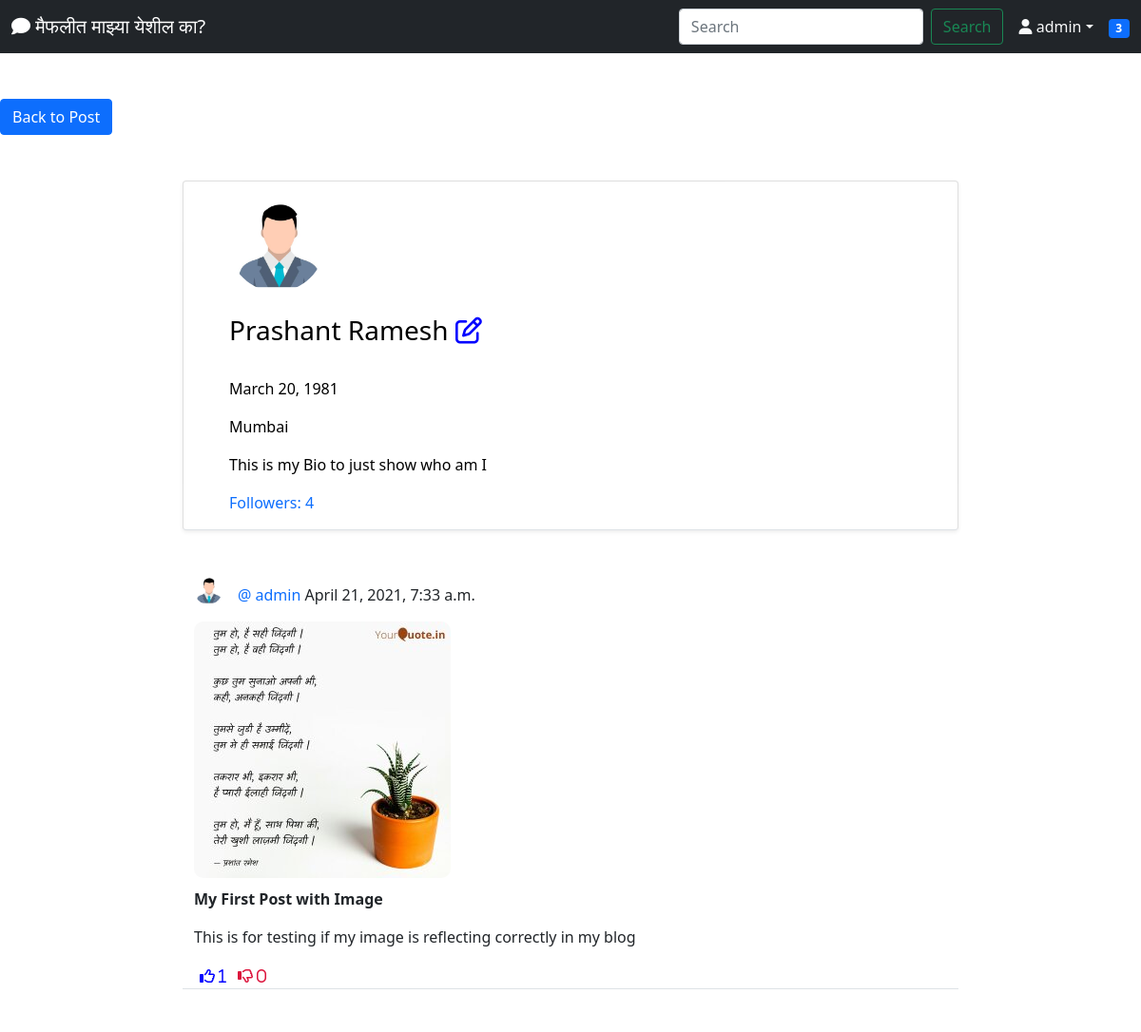
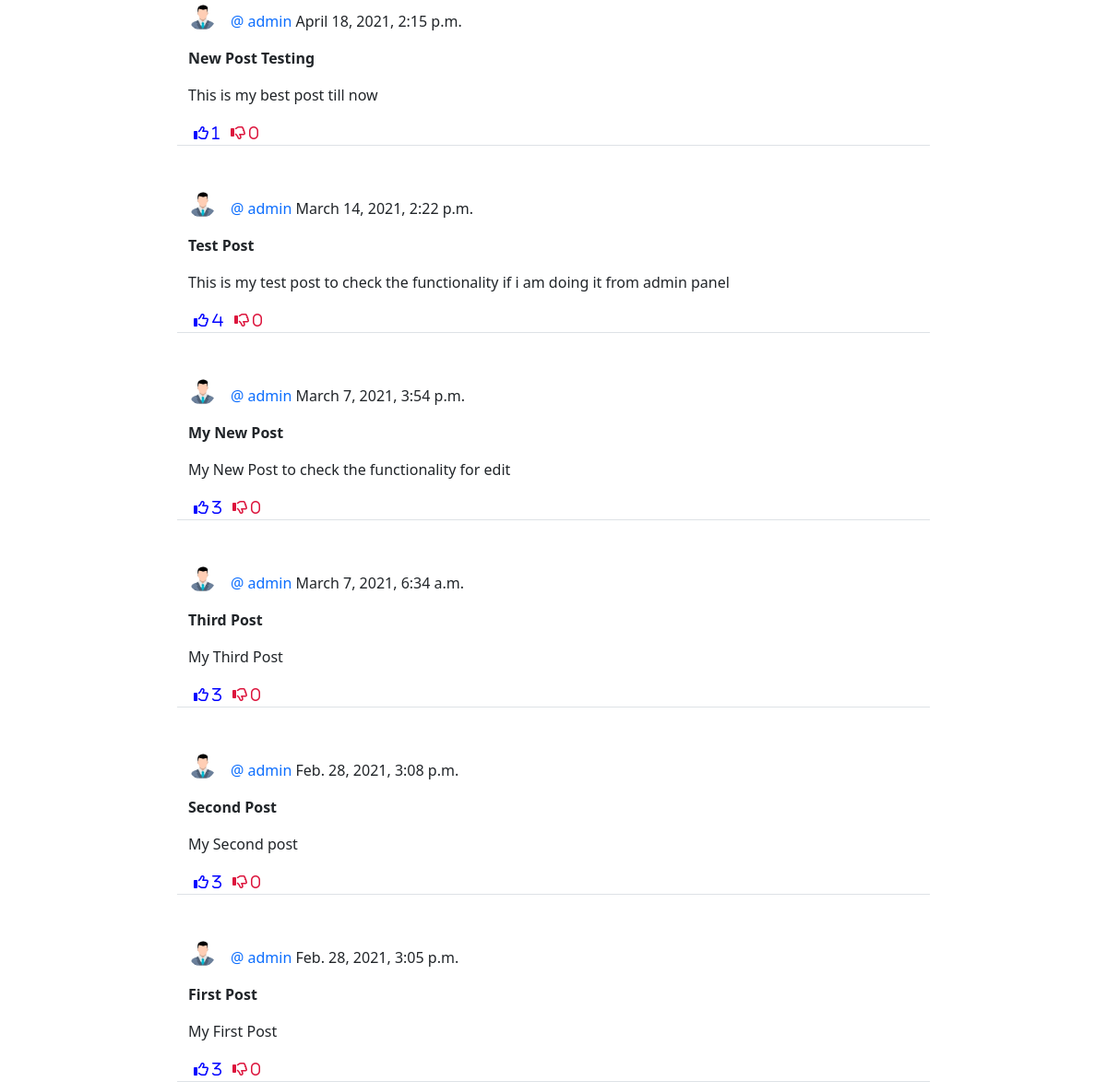
The app's page /blog/profile/1 (signed in) with its own data (2 pictures, top to bottom).
### blog/models.py (models this page shows, shortened)
class UserProfile(models.Model):
    user = models.OneToOneField(User, primary_key=True, verbose_name='user', related_name='profile', on_delete=models.CASCADE)
    name = models.CharField(max_length=30, blank=True, null=True)
    bio = models.TextField(max_length=500, blank=True, null=True)
    birthDate = models.DateField(null=True, blank=True)
    location = models.CharField(max_length=100, blank=True, null=True)
    picture = models.ImageField(upload_to='uploads/profile_Pictures', default='uploads/profile_pictures/defaultuser.png', blank=True)
    followers = models.ManyToManyField(User, blank=True, related_name='followers')

class Post(models.Model):
    title = models.CharField(max_length=255)
    image = models.ImageField(upload_to='uploads/post_photos', blank=True, null=True)
    contents = models.TextField()
    author = models.ForeignKey(User,on_delete=models.CASCADE)
    timeStamp = models.DateTimeField(default=timezone.now)
    likes = models.ManyToManyField(User, blank=True, related_name='likes')
    dislikes = models.ManyToManyField(User, blank=True, related_name='dislikes')

### blog/views.py (the view)
# urls.py: path('profile/<int:pk>', ProfileView.as_view(), name='profile'),
class ProfileView(View):
    def get(self, request, pk, *args, **kwargs):
        profile = UserProfile.objects.get(pk=pk)
        user = profile.user
        posts = Post.objects.filter(author=user).order_by('-timeStamp')
        followers = profile.followers.all()
        if len(followers) == 0:
            is_following = False
        for follower in followers:
            if follower == request.user:
                is_following = True
                break
            else:
                is_following = False
        number_of_followers = len(followers)
        context = {
            'user': user,
            'profile': profile,
            'posts': posts,
            'number_of_followers': number_of_followers,
            'is_following': is_following,
        }
        return render(request, 'blog/profile.html', context)

### landing/templatetags/custom_tags.py (called while the page is built)
@register.inclusion_tag('blog/show_notifications.html', takes_context=True)
def show_notifications(context):
	request_user = context['request'].user
	notifications = Notification.objects.filter(to_user=request_user).exclude(user_has_seen=True).order_by('-date')
	return {'notifications': notifications}

### blog/templates/blog/profile.html (shortened to what this page needs)
{% extends 'landing/base.html' %}
{% block content %}
<div class="home-container">
    <div class="row mt-5">
        <div class="col-md-3 col-sm-6">
            <a href="{% url 'post-list'%}" class="btn btn-primary">Back to Post</a>
        </div>
    </div>
    <div class="row justify-content-center mt-5">
        <div class="card shadow-sm col-md-8 col-sm-12 border-bottom px-5 pt-3">
            <img src="{{ profile.picture.url }}" class="rounded-circle" width="100" height="100"/>
            {% if profile.name %}
            <h3 class="py-4">{{ profile.name }}
                <span>
                    {% if request.user == user %}
                        <a href="{% url 'profile-edit' profile.pk %}" class="edit-colour-blue"><i class="far fa-edit"></i></a>
                    {% endif %}
                </span>
            {% endif %}
            </h3>
            {% if profile.birthDate %}
            <p>{{ profile.birthDate }}</p>
            {% endif %}
            {% if profile.location %}
            <p>{{ profile.location }}</p>
            {% endif %}
            {% if profile.bio %}
            <p>{{ profile.bio }}</p>
            {% endif %}
            <div class="mb-3">
                <a href="{% url 'list-followers' profile.pk %}" class="post-link">Followers: {{ number_of_followers }}</a>
            </div>
            </div>
        </div>
    </div>
{% for post in posts %}
    <div class="row justify-content-center mt-5">
        <div class="col-md-8 col-sm-12 border-bottom position-relative">
            <div>
                <a href="{% url 'profile' post.author.profile.pk %}">
                    <img class="rounded-circle post-img" height=30 width=30 src="{{ post.author.profile.picture.url }}" alt="user"/>
                <p class="post-text">
                    <a class="text-primary post-link" href="{% url 'profile' post.author.profile.pk %}">@ {{post.author}} </a>{{post.timeStamp}}
                </p>
            </div>
            <div class="position-relative">
                {% if post.image %}
                    <img src="{{ post.image.url }}" class="post-image"/>
                {% endif %}
                <p><strong>{{post.title}}</strong></p>
                <p>{{post.contents}}</p>
            </div>
            <div class="d-flex flex-row">
                <form method="POST" action="{% url 'like' post.pk %}">
                    <button class="remove-default edit-colour-blue" type="submit">
                        <i class="far fa-thumbs-up"> <span>{{ post.likes.all.count }}</span></i>
                    </button>
                </form>
                <form method="POST" action="{% url 'dislike' post.pk %}">
                    <button class="remove-default edit-colour-red"type="submit">
                        <i class="far fa-thumbs-down"> <span>{{ post.dislikes.all.count }}</span></i>
                    </button>
                </form>
            </div>
        </div>
    </div>
{% endfor %}
{% endblock content %}

### landing/templates/landing/navbar.html (shortened to what this page needs)
{% load custom_tags %}
 <div class="home-container">
  <nav class="navbar navbar-expand-lg navbar-dark bg-dark">
    <div class="container-fluid">
        <a class="navbar-brand"
          {% if user.is_authenticated %}
            href="{% url 'post-list' %}"
          {% else %}
          href="{% url 'index' %}"
          {% endif %}
        >
            <i class="fas fa-comment"></i>
            मैफलीत माझ्या येशील का?
          </a>
      <div class="collapse navbar-collapse" id="navbarTogglerDemo02">
      <form class="d-flex" method='GET' action={% url 'post-search' %}>
        <input class="form-control me-2" type="search" placeholder="Search" aria-label="Search" name="query" value="{{ request.GET.query }}">
        <button class="btn btn-outline-success" type="submit">Search</button>
      {% if user.is_authenticated %}
      <div class="nav-item dropdown">
        <a class="nav-link dropdown-toggle text-light" data-bs-toggle="dropdown" href="#" role="button" aria-expanded="false"><i class="fas fa-user"></i> {{ request.user }}</a>
      </div>
      <div class="nav-item">
          {% show_notifications %}
      </div>
          {% endif %}
      </div>
    </div>
  </nav>
</div>

### static/style.css (style rules this page uses)
.remove-default { background-color: transparent; border: none; box-shadow: none; }
.edit-colour-red { color: crimson; }
.edit-colour-blue { color:blue; }
.post-link { text-decoration: none; }
.post-text { padding-top: 0.5rem; }
.post-img { float: left; margin-right: 1rem; }
.post-image { max-width: 100%; max-height: auto; border-radius: 10px; margin-bottom: 10px; }
.dropdown { position: relative; display: inline-block; }
.home-container { position: relative; text-align: left; color:black; }

### records on screen
UserProfile: picture (placeholder picture), name "Prashant Ramesh", birthDate "March 20, 1981", location "Mumbai", bio "This is my Bio to just show who am I"
Post: author.profile.picture (placeholder picture), author "admin", timeStamp "April 21, 2021, 7:33 a.m.", image (picture), title "My First Post with Image", contents "This is for testing if my image is reflecting correctly in my blog", likes.all.count "1", dislikes.all.count "0"
Post: author.profile.picture (placeholder picture), author "admin", timeStamp "April 18, 2021, 2:15 p.m.", title "New Post Testing", contents "This is my best post till now", likes.all.count "1", dislikes.all.count "0"
Post: author.profile.picture (placeholder picture), author "admin", timeStamp "March 14, 2021, 2:22 p.m.", title "Test Post", contents "This is my test post to check the functionality if i am doing it from admin panel", likes.all.count "4", dislikes.all.count "0"
Post: author.profile.picture (placeholder picture), author "admin", timeStamp "March 7, 2021, 3:54 p.m.", title "My New Post", contents "My New Post to check the functionality for edit", likes.all.count "3", dislikes.all.count "0"
Post: author.profile.picture (placeholder picture), author "admin", timeStamp "March 7, 2021, 6:34 a.m.", title "Third Post", contents "My Third Post", likes.all.count "3", dislikes.all.count "0"
Post: author.profile.picture (placeholder picture), author "admin", timeStamp "Feb. 28, 2021, 3:08 p.m.", title "Second Post", contents "My Second post", likes.all.count "3", dislikes.all.count "0"
Post: author.profile.picture (placeholder picture), author "admin", timeStamp "Feb. 28, 2021, 3:05 p.m.", title "First Post", contents "My First Post", likes.all.count "3", dislikes.all.count "0"

### other values on screen
{{ request.user }} "admin"
{{ notifications.count }} "3"
{{ number_of_followers }} "4"
